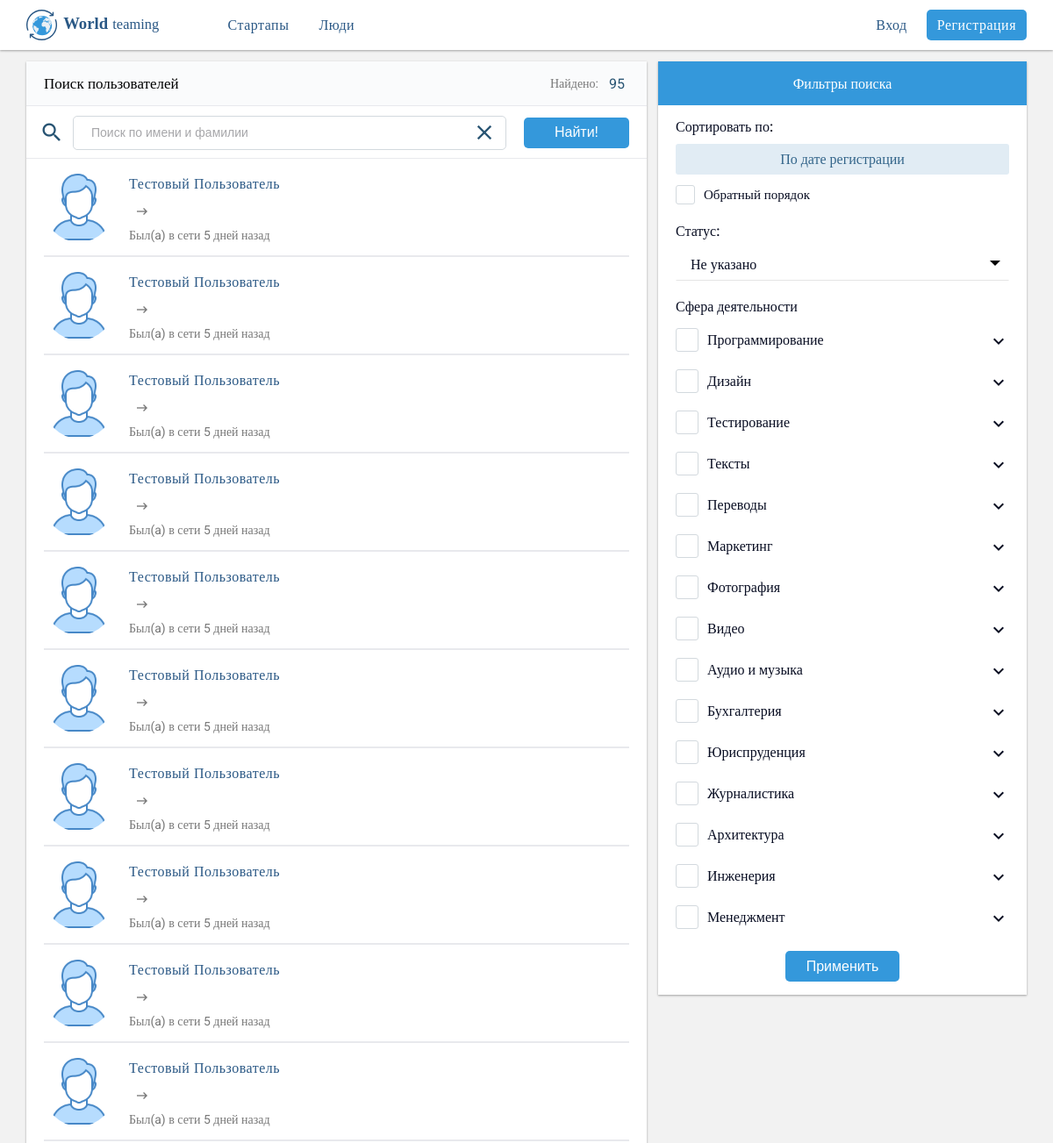
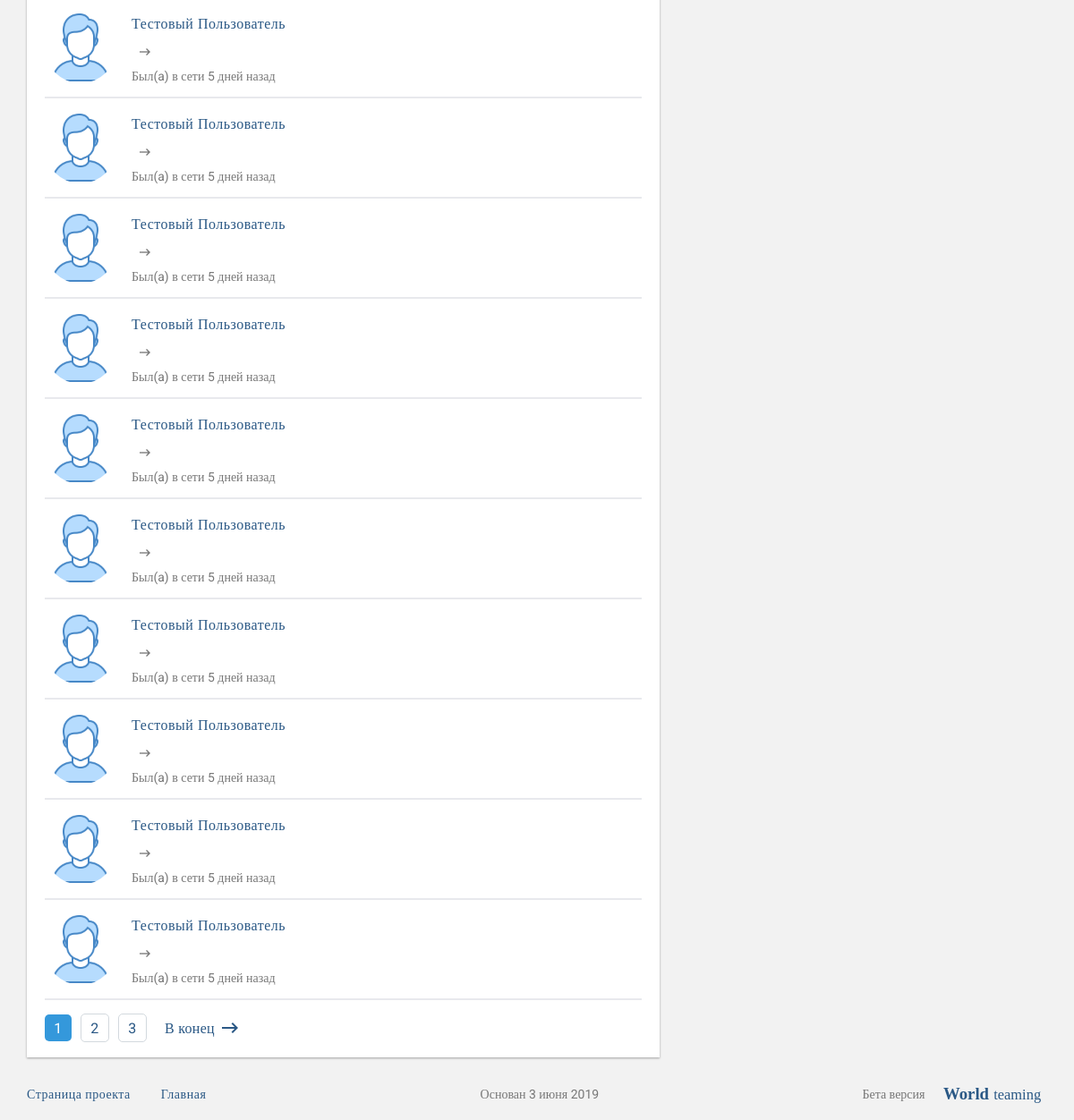
The page /people.php on the database its author committed (2 pictures, top to bottom).
### tables this page shows
CREATE TABLE `users` (
  `id` int(11) NOT NULL,
  `date` datetime NOT NULL DEFAULT CURRENT_TIMESTAMP,
  `name` varchar(26) NOT NULL,
  `lastname` varchar(26) NOT NULL,
  `email` varchar(40) NOT NULL,
  `password` varchar(255) NOT NULL,
  `salt` varchar(8) NOT NULL,
  `cookie` varchar(255) DEFAULT NULL,
  `formStart` int(1) NOT NULL,
  `mailStr` varchar(200) DEFAULT NULL,
  `mailVerify` int(2) DEFAULT NULL,
  `passStr` varchar(200) DEFAULT NULL,
  `url_avatar` varchar(254) DEFAULT NULL,
  `online` datetime NOT NULL DEFAULT CURRENT_TIMESTAMP
);

### phpScripts/online.php (called while the page is built, shortened)
<?php
function format_word_day($time) {
	$num = $time % 10;
	if ($time >= 5 && $time <= 20){
		$res = "дней";
	}
	elseif ($num == 1) {
		$res = "день";
	}
	elseif ($num >= 2 && $num <= 4) {
		$res = "дня";
	}
	else {
		$res = "дней";
	}
	return $res;
}
function str_online($date) {
	$now_date = date("Y-m-d H:i:s");
	$now_date = strtotime($now_date) + (60 * 60 * 3);
	$result = abs($now_date - strtotime($date)) / 60;
	$result = (int)$result;
	if ($result < 5) {
		return "Online";
	}
	elseif ($result >= 5 && $result < 60) {
		return "Заходил(a) " . $result . " " . format_word_minutes($result) . " назад";
	}
	elseif ($result >= 60 && $result < 180) {
		$result = $result / 60;
		return "Заходил(a) " . (int)$result . " " . format_words_online((int)$result, 0) . " назад";
	}
	elseif ($result >= 180 && $result < 1440) {
		return "Был(a) в сети сегодня";
	}
	elseif ($result >= 1440 && $result < 43200) {
		$result = $result / 1440;
		return "Был(a) в сети " . (int)$result ." " . format_word_day((int)$result) . " назад";
	}
	elseif ($result >= 43200 && $result < 129600) {
		$result = $result / 43200;
		return "Был(a) в сети " . (int)$result ." " . format_words_online((int)$result, 1) . " назад";
	}
	else {
		return "Не заходил(a) более 3-ех месяцев";
	}
	return "Offline";
}
?>

### people.php (the view, shortened to what this page needs)
<?php include "header.php"; ?>
<?php
          $where = " "."WHERE"." ";
          $formStart = "(formStart=1 OR formStart=0)";
          $ANDForm = "";
          $Order = " "."id"." ";
          $DESC = " "."DESC"." ";
          $arraySql = ""; $arrayGet = "";
          $arrayEx = null; $stringPr = null; $arrayWords2 = null; $statusJoin = ""; $arrayStatus = ""; $cgJoin = ""; $arrayChS = "";
          if (empty($_POST['search'])) { $string = null; }
          elseif ($_POST['search'] == "undefined") { $string = null; }
    $sqlHumanCounter = "SELECT users.id,`date`,name,lastname FROM users". " "."$statusJoin" ." ". "$cgJoin". " ".
                  "$where"." ". "$arrayStatus" ." ". "$arrayChS" ." ". "$arrayGet"." ". "$ANDForm" ." "."$formStart"  ." ".
                  " "."ORDER BY"."$Order"."$DESC";
    $stmtHumanCounter = $pdo->prepare($sqlHumanCounter);
    $stmtHumanCounter->execute();
    $itemHumanCounter = $stmtHumanCounter->fetchAll(PDO::FETCH_ASSOC);
    $itemHumanCount = count($itemHumanCounter);
    if ($itemHumanCount / 20 <= 1) {
      $blogI = 1;
    } else {
      $blogI = $itemHumanCount / 20;
      if ((int)$blogI != $blogI) {
        $blogI = (int)$blogI + 1;
      }
    }
    if (!empty($_GET['page']) && $_GET['page'] > 0) {
      $pageStr = (int)$_GET['page'];
    } else {
      $pageStr = (!empty($_POST['page_num']) ? (int)$_POST['page_num'] : 1);
    }
    if ($pageStr > 1) {
      $itemHumanCountSql = 20 * ($pageStr - 1);
    } else {
      $itemHumanCountSql = 0;
    }
    if ((20 * ($pageStr - 1)) > $itemHumanCount || $pageStr == "0") { ?>
    <?php }
    $sqlHuman = "SELECT users.id,`date`,name,lastname,url_avatar,online FROM users". " "."$statusJoin" ." ". "$cgJoin". " ".
                  "$where"." ". "$arrayStatus" ." ". "$arrayChS" ." ". "$arrayGet"." ". "$ANDForm" ." "."$formStart"  ." ".
                  " "."ORDER BY"."$Order"."$DESC LIMIT $itemHumanCountSql, 20";
    $stmtHuman = $pdo->prepare($sqlHuman);
    $stmtHuman->execute();
    $itemHuman = $stmtHuman->fetchAll(PDO::FETCH_ASSOC);
include_once "phpScripts/online.php";
?>
<link rel="stylesheet" type="text/css" href="static/search/searchUp.css">
<link rel="stylesheet" type="text/css" href="static/search/peopleCg.css">
<div class="wrap_with_Fo">
<form method="POST" id="startup_wrapper_2divs" action="people">
    <div id="startup_wrapper_left">
        <div id="navbar_startups_forum">
            <div id="navbar_startups_wrap_items">
                <a href="" id="startups_main_UNDERNAME"><h1>Поиск пользователей</h1></a>
            </div>
            <div class="selectAll">
            	Найдено:<span><?php if ($itemHuman) { echo $itemHumanCount; } else {echo 0;}?></span>
            </div>
        </div>
    	<div class="wrapper_search">
    		<div class="search_Icon1">
    			<i class="material-icons">search</i>
    		</div>
    		<div id="formSearchText">
    		    <input type="text" autocomplete="off" style="width: 480px;" name="search" class="search_inputMain" placeholder="Поиск по имени и фамилии" maxlength="80" value="<?php echo $string; ?>">
    		    <div class="labelForReset">
    		    	<i class="material-icons">close</i>
    		    </div>
    		    <input type="submit" name="searchSub" class="search_inputBtn" value="Найти!">
    	    </div>
    	</div>
        <div class="startup_wrap_padding">
          <?php if ($itemHuman) {
          ?>
        	<?php foreach ($itemHuman as $itemsHuman1) {
            ?>
            <div class="itemContent_wrapper">
                <div class="itemContent_wrapper_left">
                    <a href="user-<?php echo $itemsHuman1['id']; ?>">
                        <div class="content_bigImg content_bigImgPe<?php echo $itemsHuman1['id']; ?>"></div>
                    </a>
                </div>
                <div class="itemContent_wrapper_right" style="margin-top: 5px; width: 570px;">
                    <div class="itemContentR_0">
                        <a href="user-<?php echo $itemsHuman1['id']; ?>" class="item_a_main itemContent_HREF namesHidden"><?php echo $itemsHuman1['name']." ".$itemsHuman1['lastname']; ?></a>
                    </div>
                    <div class="itemContentR_2">
                        <i class="material-icons tranform_icon">keyboard_backspace</i>
                    </div>
                    <div class="itemContentR_3">
                        <div class="itemContent_countSt"><?php echo str_online($itemsHuman1['online']); ?></div>
                    </div>
                </div>
            </div>
            <?php } } else {?>
            	  <div class="notFound_pickImg">
                    <img src="static/img/notFound.png">
                </div>
            <?php } ?>
            <?php if ($blogI > 1) { ?>
                <link rel="stylesheet" type="text/css" href="static/main/nav_posts.css">
                <div class="nav_posts_wrapper" style="margin-top: 15px;">
                <?php if ($pageStr > 1) { ?>
                    <div id="nav_posts_toStart" class="nav_posts_word"><i class="material-icons">keyboard_backspace</i><span>В начало</span></div>
                <?php } if ($pageStr > 1) {
                          if ($pageStr == $blogI) {
                            $iBlogStart = $blogI - 1;
                            $iBlogEnd = $blogI;
                          } else if ($pageStr == 1 || empty($pageStr)) {
                            $iBlogStart = 1;
                            $iBlogEnd = 2;
                          } else {
                            $iBlogStart = $pageStr - 1;
                            $iBlogEnd = $pageStr + 1;
                          }
                      } else {
                      $iBlogStart = 1;
                          if ($blogI >= 3) {
                            $iBlogEnd = 3;
                          } else {
                            $iBlogEnd = $blogI;
                          }
                      }
                  for ($iBlog = $iBlogStart; $iBlog <= $iBlogEnd; $iBlog++) { ?>
                        <div class="nav_posts_btn"
                          id="<?php if ($iBlog == $pageStr || (empty($pageStr) &&  $iBlog == 1)) { echo 'nav_posts_word_check'; } ?>"><?php echo $iBlog; ?></div>
                <?php } if ($blogI > $pageStr && $blogI > 1) { ?>
                    <div class="nav_posts_word_end">
                      <span>В конец</span><i class="material-icons">keyboard_backspace</i>
                    </div>
            <?php } echo "</div>"; } ?>
        </div>
    </div>
    <div id="startup_wrapper_right">
        <div class="profile_left_header_info">Фильтры поиска</div>
        <div class="formWrapperFilters">
		    <div class="startup_menuSetting" style="margin: 0; padding: 0;">
            <div class="filters_wrapper">
                <h3>Сортировать по:</h3>
                <div class="filters_staticOrders">
                    <label for="orderBy1" class="orderByLabel orderByLabel1 orderByLabel1_Check">По дате регистрации</label>
                </div>
                <div class="filters_staticDesc">
                    <label for="descList" class="descListLabel">
                        <div class="categories_mini_box">
                        </div>
                        <div class="categories_mini_text">Обратный порядок</div>
                    </label>
                </div>
            </div>
            <div class="filters_wrapper">
                <h3>Статус:</h3>
                <div class="custom-select" style="width: 380px;">
                    <select name="status">
                        <option value="not_found_0">Не указано</option>
                    </select>
                </div>
            </div>
            <div class="filters_wrapper wrapperPcgAll">
              <h3>Сфера деятельности</h3>
              <div class="userStart_categoriesMains_wth_btn">
                    <div class="categories_mains_wrapper">
                    <label for="categories_main1" class="categories_checkbox_main">
                    </label>
                    <div class="btn_open_mini_categories">Программирование
                        <i class="material-icons">expand_more</i>
                    </div>
                    </div>
                </div>
                <div class="userStart_categoriesMains_wth_btn">
                    <div class="categories_mains_wrapper">
                    <label for="categories_main2" class="categories_checkbox_main">
                    </label>
                    <div class="btn_open_mini_categories">Дизайн
                        <i class="material-icons">expand_more</i>
                    </div>
                    </div>
                </div>
                <div class="userStart_categoriesMains_wth_btn">
                    <div class="categories_mains_wrapper">
                    <label for="categories_main3" class="categories_checkbox_main">
                    </label>
                    <div class="btn_open_mini_categories">Тестирование
                        <i class="material-icons">expand_more</i>
                    </div>
                    </div>
                </div>
                <div class="userStart_categoriesMains_wth_btn">
                    <div class="categories_mains_wrapper">
                    <label for="categories_main4" class="categories_checkbox_main">
                    </label>
                    <div class="btn_open_mini_categories">Тексты
                        <i class="material-icons">expand_more</i>
                    </div>
                    </div>
                </div>
                <div class="userStart_categoriesMains_wth_btn">
                    <div class="categories_mains_wrapper">
                    <label for="categories_main5" class="categories_checkbox_main">
                    </label>
                    <div class="btn_open_mini_categories">Переводы
                        <i class="material-icons">expand_more</i>
                    </div>
                    </div>
                </div>
                <div class="userStart_categoriesMains_wth_btn">
                    <div class="categories_mains_wrapper">
                    <label for="categories_main6" class="categories_checkbox_main">
                    </label>
                    <div class="btn_open_mini_categories">Маркетинг
                        <i class="material-icons">expand_more</i>
                    </div>
                    </div>
                </div>
                <div class="userStart_categoriesMains_wth_btn">
                    <div class="categories_mains_wrapper">
                    <label for="categories_main7" class="categories_checkbox_main">
                    </label>
                    <div class="btn_open_mini_categories">Фотография
                        <i class="material-icons">expand_more</i>
                    </div>
                    </div>
                </div>
                <div class="userStart_categoriesMains_wth_btn">
                    <div class="categories_mains_wrapper">
                    <label for="categories_main8" class="categories_checkbox_main">
                    </label>
                    <div class="btn_open_mini_categories">Видео
                        <i class="material-icons">expand_more</i>
                    </div>
                    </div>
                </div>
                <div class="userStart_categoriesMains_wth_btn">
                    <div class="categories_mains_wrapper">
                    <label for="categories_main9" class="categories_checkbox_main">
                    </label>
                    <div class="btn_open_mini_categories">Аудио и музыка
                        <i class="material-icons">expand_more</i>
                    </div>
                    </div>
                </div>
                <div class="userStart_categoriesMains_wth_btn">
                    <div class="categories_mains_wrapper">
                    <label for="categories_main10" class="categories_checkbox_main">
                    </label>
                    <div class="btn_open_mini_categories">Бухгалтерия
                        <i class="material-icons">expand_more</i>
                    </div>
                    </div>
                </div>
                <div class="userStart_categoriesMains_wth_btn">
                    <div class="categories_mains_wrapper">
                    <label for="categories_main11" class="categories_checkbox_main">
                    </label>
                    <div class="btn_open_mini_categories">Юриспруденция
                        <i class="material-icons">expand_more</i>
                    </div>
                    </div>
                </div>
                <div class="userStart_categoriesMains_wth_btn">
                    <div class="categories_mains_wrapper">
                    <label for="categories_main12" class="categories_checkbox_main">
                    </label>
                    <div class="btn_open_mini_categories">Журналистика
                        <i class="material-icons">expand_more</i>
                    </div>
                    </div>
                </div>
                <div class="userStart_categoriesMains_wth_btn">
                    <div class="categories_mains_wrapper">
                    <label for="categories_main13" class="categories_checkbox_main">
                    </label>
                    <div class="btn_open_mini_categories">Архитектура
                        <i class="material-icons">expand_more</i>
                    </div>
                    </div>
                </div>
                <div class="userStart_categoriesMains_wth_btn">
                    <div class="categories_mains_wrapper">
                    <label for="categories_main14" class="categories_checkbox_main">
                    </label>
                    <div class="btn_open_mini_categories">Инженерия
                        <i class="material-icons">expand_more</i>
                    </div>
                    </div>
                </div>
                <div class="userStart_categoriesMains_wth_btn">
                    <div class="categories_mains_wrapper">
                    <label for="categories_main15" class="categories_checkbox_main">
                    </label>
                    <div class="btn_open_mini_categories">Менеджмент
                        <i class="material-icons">expand_more</i>
                    </div>
                    </div>
                </div>
            </div>
		        <div class="wrapSubBTNSr"><input type="submit" name="filters" class="btnSubFilters" value="Применить"></div>
		    </div>
        </div>
    </div>
</form>
<?php include "footer.php"; ?>

### rows shown on the page
users: name "Тестовый", lastname "Пользователь", online "Был(a) в сети 5 дней назад"
users: name "Тестовый", lastname "Пользователь", online "Был(a) в сети 5 дней назад"
users: name "Тестовый", lastname "Пользователь", online "Был(a) в сети 5 дней назад"
users: name "Тестовый", lastname "Пользователь", online "Был(a) в сети 5 дней назад"
users: name "Тестовый", lastname "Пользователь", online "Был(a) в сети 5 дней назад"
users: name "Тестовый", lastname "Пользователь", online "Был(a) в сети 5 дней назад"
users: name "Тестовый", lastname "Пользователь", online "Был(a) в сети 5 дней назад"
users: name "Тестовый", lastname "Пользователь", online "Был(a) в сети 5 дней назад"
users: name "Тестовый", lastname "Пользователь", online "Был(a) в сети 5 дней назад"
users: name "Тестовый", lastname "Пользователь", online "Был(a) в сети 5 дней назад"
users: name "Тестовый", lastname "Пользователь", online "Был(a) в сети 5 дней назад"
users: name "Тестовый", lastname "Пользователь", online "Был(a) в сети 5 дней назад"
users: name "Тестовый", lastname "Пользователь", online "Был(a) в сети 5 дней назад"
users: name "Тестовый", lastname "Пользователь", online "Был(a) в сети 5 дней назад"
users: name "Тестовый", lastname "Пользователь", online "Был(a) в сети 5 дней назад"
users: name "Тестовый", lastname "Пользователь", online "Был(a) в сети 5 дней назад"
users: name "Тестовый", lastname "Пользователь", online "Был(a) в сети 5 дней назад"
users: name "Тестовый", lastname "Пользователь", online "Был(a) в сети 5 дней назад"
users: name "Тестовый", lastname "Пользователь", online "Был(a) в сети 5 дней назад"
users: name "Тестовый", lastname "Пользователь", online "Был(a) в сети 5 дней назад"

### other values the page prints
$itemHumanCount "95"
